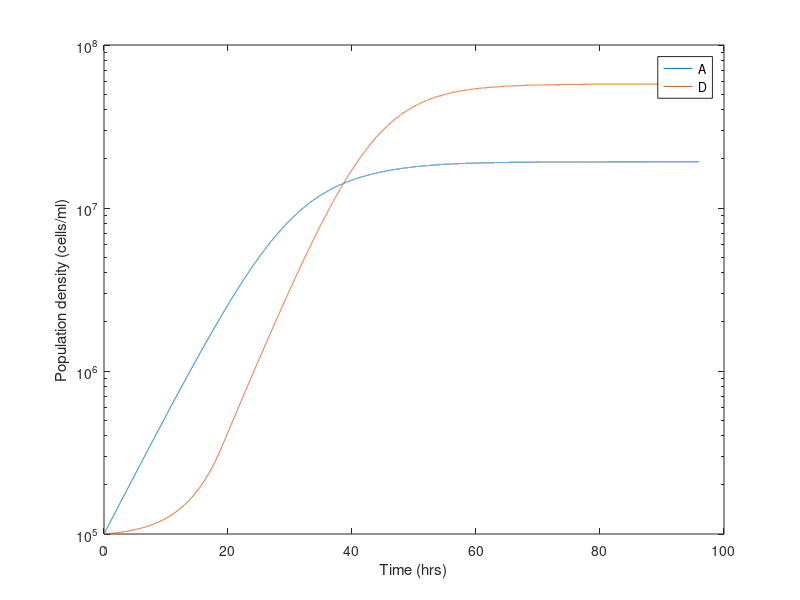
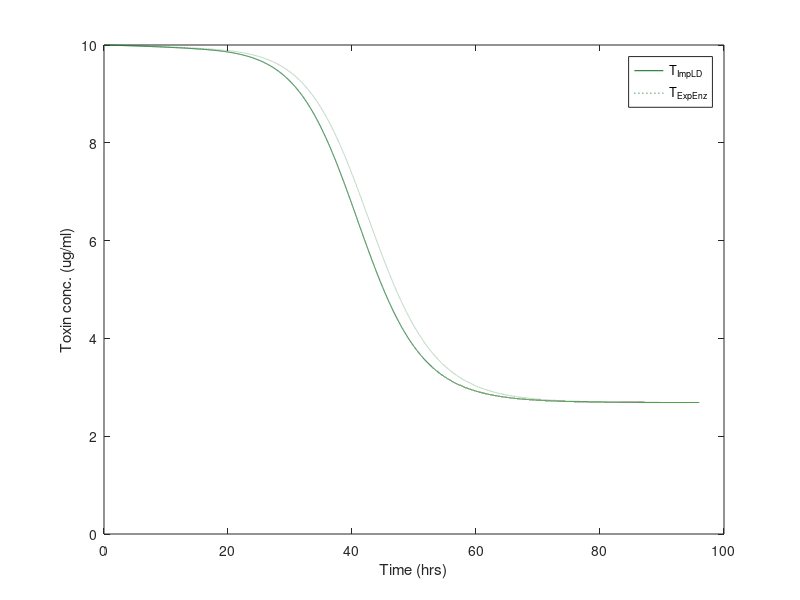
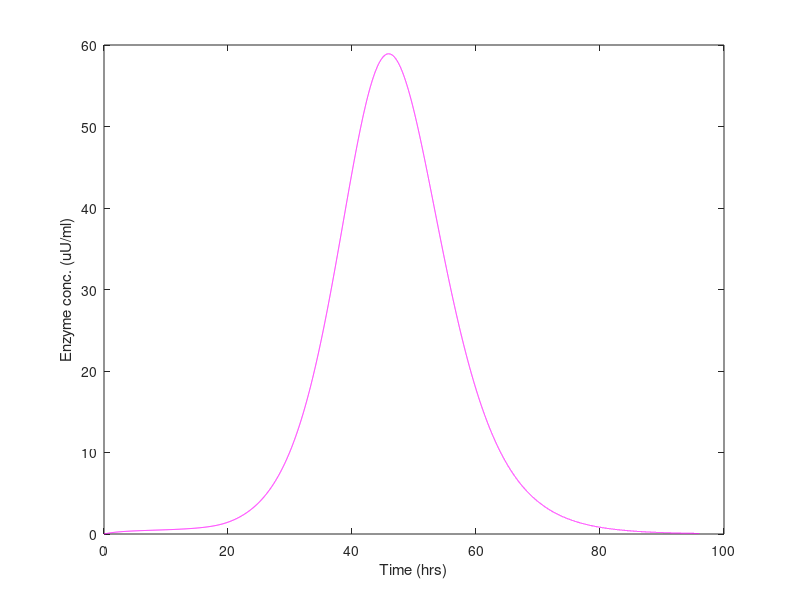

MATLAB code for these plots, in order:
% Modeling toxin degradation in a community with an assisting species
% A: assisting population (supports the growth of D)
% D: degrading populations (removes T)
% T: toxin (inhibits A)

% Modified so that only growing D cells contribute to detox; matches ExpEnz
% with large enz decay rate

clear

%% Initial conditions
T0 = 10; % initial toxin concentration, ug/ml
A0 = 1e5; % initial A density, cells/ml
D0 = 1e5; % initial D density,cells/ml
E0 = 0; % initial enzyme conc.

%% time range
t0 = 0;
tf = 96; % final time, hrs
dt = 0.01;

%% Parameters
rA0 = 0.2; % A growth rate, 1/hr %%set value
KA0 = 1e8; % A carrying capacity %set value
rD0 = 0.22; % max D growth rate, 1/hr %%evolving
KD0 = 3e8; % D carrying capacity %%evolving
iT = 0.003; % inhibitory coefficient of T on A, ml/(ug.hr) %%set value
sA = 1e-7; % growth paramter for A in support of D, ml/(cells.hr) %%set value
% dD = 5e-9; % degradation parameter for D in removal of T, ml/(cells/hr) %%evolving
% dD = 0.9e-8; % degradation parameter for D in removal of T, ml/(cells/hr) %%evolving
% dD = 1.1e-8; % degradation parameter for D in removal of T, ml/(cells/hr) %%evolving
dD = 5e-9; % degradation parameter for D in removal of T, ml/(cells/hr) %%evolving
eE = 2.5e-6; % enzyme production rate per cell, uU/ml/cell
% decE = 0.2; % rate of enzyme decay, 1/hr
% decE = 0.06; % rate of enzyme decay, 1/hr
% decE = 0.02; % rate of enzyme decay, 1/hr
decE = 0.5; % rate of enzyme decay, 1/hr
dE = 1e-3; % degradation parameter for E in removal of T, ml/(uU/hr) %%evolving

%% Simulating the dynamics
c = 1;
A(c) = A0;
D(c) = D0;
E(c) = E0;
KD(c) = KD0*A(c)/KA0;
T(c) = T0;
Te(c) = T0;
trng(c) = t0;
t = t0;

while t < tf
    c = c+1;
    t = t + dt;
    trng(c) = t;

    A(c) = A(c-1) + dt*(rA0 - iT*T(c-1)-A(c-1)/KA0)*A(c-1);
    D(c) = D(c-1) + dt*min(sA*A(c-1),rD0)*max(0,(1 - D(c-1)/KD(c-1)))*D(c-1);
    E(c) = E(c-1) + dt*eE*max(0,(1 - D(c-1)/KD(c-1)))*D(c-1) - dt*decE*E(c-1);
    T(c) = T(c-1) - dt*dD*max(0,(1 - D(c-1)/KD(c-1)))*D(c-1)*T(c-1);
    Te(c) = Te(c-1) - dt*dE*E(c-1)*Te(c-1);
    KD(c) = KD0*A(c)/KA0; 
    if T(c)<1e-3
        T(c) = 0;
    end
    if A(c)<1e-1
        A(c) = 0;
    end
    if D(c)<1e-1
        D(c) = 0;
    end
    dt = 0.005/max([abs(dD*D(c-1)) abs(rA0 - iT*T(c-1)) abs(sA*A(c-1))]);
end

%% Plot results
figure
semilogy(trng,A)
hold on
semilogy(trng,D)
legend('A','D')
xlabel('Time (hrs)')
ylabel('Population density (cells/ml)')
xlim([0 100])

figure
plot(trng,T,'color',[0 0.4 0.1])
hold on
plot(trng,Te,':','color',[0 0.4 0.1])
legend('T_I_m_p_L_D','T_E_x_p_E_n_z')
xlabel('Time (hrs)')
ylabel('Toxin conc. (ug/ml)')
xlim([0 100])
ylim([0 10])

figure
plot(trng,E,'m')
xlabel('Time (hrs)')
ylabel('Enzyme conc. (uU/ml)')
xlim([0 100])

% [m, ind] = min(abs(T - T0/2));
% th = interp1(T(ind-10:ind+10),trng(ind-10:ind+10),T0/2);
